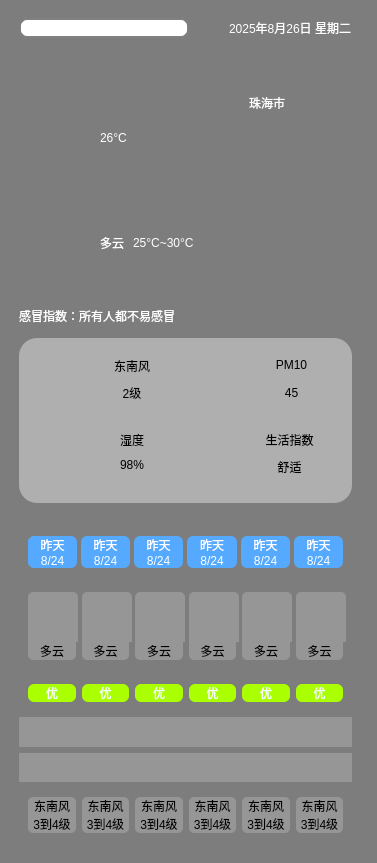
<?xml version="1.0" encoding="UTF-8"?>
<ui version="4.0">
 <class>Widget</class>
 <widget class="QWidget" name="Widget">
  <property name="geometry">
   <rect>
    <x>0</x>
    <y>0</y>
    <width>377</width>
    <height>863</height>
   </rect>
  </property>
  <property name="minimumSize">
   <size>
    <width>50</width>
    <height>50</height>
   </size>
  </property>
  <property name="maximumSize">
   <size>
    <width>1677215</width>
    <height>16777215</height>
   </size>
  </property>
  <property name="windowTitle">
   <string>Widget</string>
  </property>
  <property name="styleSheet">
   <string notr="true">background-color: rgb(125, 125, 125);</string>
  </property>
  <widget class="QWidget" name="">
   <property name="geometry">
    <rect>
     <x>10</x>
     <y>0</y>
     <width>351</width>
     <height>851</height>
    </rect>
   </property>
   <layout class="QVBoxLayout" name="verticalLayout_total" stretch="1,4,4,6">
    <item>
     <widget class="QWidget" name="widget01" native="true">
      <layout class="QVBoxLayout" name="verticalLayout_9">
       <item>
        <layout class="QHBoxLayout" name="horizontalLayout_8" stretch="6,1,4">
         <item>
          <widget class="QLineEdit" name="lineEdit">
           <property name="styleSheet">
            <string notr="true"> QLineEdit {
     border: 2px solid gray;
     border-radius: 8px;
     padding: 0 8px;
     background: white;
     selection-background-color: darkgray;
 }
</string>
           </property>
          </widget>
         </item>
         <item>
          <widget class="QLabel" name="labelSearch">
           <property name="minimumSize">
            <size>
             <width>0</width>
             <height>0</height>
            </size>
           </property>
           <property name="maximumSize">
            <size>
             <width>35</width>
             <height>35</height>
            </size>
           </property>
           <property name="text">
            <string/>
           </property>
           <property name="pixmap">
            <pixmap resource="weatherIcon/res_1.qrc">:/search.png</pixmap>
           </property>
           <property name="scaledContents">
            <bool>true</bool>
           </property>
          </widget>
         </item>
         <item>
          <widget class="QLabel" name="label">
           <property name="styleSheet">
            <string notr="true">color: rgb(255, 255, 255);
font: 9pt &quot;Consolas&quot;;</string>
           </property>
           <property name="text">
            <string>2025年8月26日 星期二</string>
           </property>
          </widget>
         </item>
        </layout>
       </item>
      </layout>
     </widget>
    </item>
    <item>
     <widget class="QWidget" name="widget02" native="true">
      <layout class="QHBoxLayout" name="horizontalLayout_7">
       <item>
        <layout class="QGridLayout" name="gridLayout">
         <item row="2" column="3" colspan="2">
          <widget class="QLabel" name="labelTemp">
           <property name="styleSheet">
            <string notr="true">color: rgb(255, 255, 255);</string>
           </property>
           <property name="text">
            <string>25°C~30°C</string>
           </property>
          </widget>
         </item>
         <item row="2" column="1" colspan="2">
          <widget class="QLabel" name="labelWeather">
           <property name="styleSheet">
            <string notr="true">color: rgb(255, 255, 255);</string>
           </property>
           <property name="text">
            <string>多云</string>
           </property>
          </widget>
         </item>
         <item row="0" column="1" rowspan="2" colspan="2">
          <widget class="QLabel" name="tempNum">
           <property name="styleSheet">
            <string notr="true">color: rgb(255, 255, 255);
font: 24pt &quot;Consolas&quot;;</string>
           </property>
           <property name="text">
            <string>26°C</string>
           </property>
          </widget>
         </item>
         <item row="0" column="5">
          <widget class="QLabel" name="labelCity">
           <property name="styleSheet">
            <string notr="true">color: rgb(255, 255, 255);</string>
           </property>
           <property name="text">
            <string>珠海市</string>
           </property>
          </widget>
         </item>
         <item row="2" column="5">
          <spacer name="horizontalSpacer">
           <property name="orientation">
            <enum>Qt::Orientation::Horizontal</enum>
           </property>
           <property name="sizeHint" stdset="0">
            <size>
             <width>40</width>
             <height>20</height>
            </size>
           </property>
          </spacer>
         </item>
         <item row="0" column="0" rowspan="3">
          <widget class="QLabel" name="weatherIcon">
           <property name="minimumSize">
            <size>
             <width>75</width>
             <height>75</height>
            </size>
           </property>
           <property name="maximumSize">
            <size>
             <width>75</width>
             <height>75</height>
            </size>
           </property>
           <property name="text">
            <string/>
           </property>
           <property name="pixmap">
            <pixmap resource="weatherIcon/res_1.qrc">:/cloudy.png</pixmap>
           </property>
           <property name="scaledContents">
            <bool>true</bool>
           </property>
          </widget>
         </item>
         <item row="0" column="4">
          <spacer name="horizontalSpacer_2">
           <property name="orientation">
            <enum>Qt::Orientation::Horizontal</enum>
           </property>
           <property name="sizeHint" stdset="0">
            <size>
             <width>40</width>
             <height>20</height>
            </size>
           </property>
          </spacer>
         </item>
        </layout>
       </item>
      </layout>
     </widget>
    </item>
    <item>
     <widget class="QWidget" name="widget03" native="true">
      <layout class="QVBoxLayout" name="verticalLayout" stretch="0">
       <item>
        <layout class="QVBoxLayout" name="verticalLayout_2" stretch="1,5">
         <item>
          <widget class="QLabel" name="labelCold">
           <property name="styleSheet">
            <string notr="true">color: rgb(255, 255, 255);</string>
           </property>
           <property name="text">
            <string>感冒指数：所有人都不易感冒</string>
           </property>
          </widget>
         </item>
         <item>
          <widget class="QWidget" name="widget0301" native="true">
           <property name="styleSheet">
            <string notr="true">
background-color: rgb(175, 175, 175);
border-radius : 18px</string>
           </property>
           <layout class="QVBoxLayout" name="verticalLayout_8">
            <item>
             <layout class="QVBoxLayout" name="verticalLayout_7">
              <property name="spacing">
               <number>0</number>
              </property>
              <item>
               <layout class="QHBoxLayout" name="horizontalLayout_5" stretch="1,1">
                <property name="spacing">
                 <number>0</number>
                </property>
                <item>
                 <layout class="QHBoxLayout" name="horizontalLayout">
                  <item>
                   <widget class="QLabel" name="labelWind">
                    <property name="minimumSize">
                     <size>
                      <width>50</width>
                      <height>50</height>
                     </size>
                    </property>
                    <property name="maximumSize">
                     <size>
                      <width>50</width>
                      <height>50</height>
                     </size>
                    </property>
                    <property name="text">
                     <string/>
                    </property>
                    <property name="pixmap">
                     <pixmap resource="weatherIcon/res_1.qrc">:/wind.png</pixmap>
                    </property>
                    <property name="scaledContents">
                     <bool>true</bool>
                    </property>
                   </widget>
                  </item>
                  <item>
                   <layout class="QVBoxLayout" name="verticalLayout_3">
                    <item>
                     <widget class="QLabel" name="windType">
                      <property name="text">
                       <string>东南风</string>
                      </property>
                      <property name="alignment">
                       <set>Qt::AlignmentFlag::AlignCenter</set>
                      </property>
                     </widget>
                    </item>
                    <item>
                     <widget class="QLabel" name="windLevel">
                      <property name="text">
                       <string>2级</string>
                      </property>
                      <property name="alignment">
                       <set>Qt::AlignmentFlag::AlignHCenter|Qt::AlignmentFlag::AlignTop</set>
                      </property>
                     </widget>
                    </item>
                   </layout>
                  </item>
                 </layout>
                </item>
                <item>
                 <layout class="QHBoxLayout" name="horizontalLayout_3" stretch="0,0">
                  <property name="spacing">
                   <number>4</number>
                  </property>
                  <item>
                   <widget class="QLabel" name="labelDust">
                    <property name="minimumSize">
                     <size>
                      <width>50</width>
                      <height>50</height>
                     </size>
                    </property>
                    <property name="maximumSize">
                     <size>
                      <width>50</width>
                      <height>50</height>
                     </size>
                    </property>
                    <property name="text">
                     <string/>
                    </property>
                    <property name="pixmap">
                     <pixmap resource="weatherIcon/res_1.qrc">:/dust.png</pixmap>
                    </property>
                    <property name="scaledContents">
                     <bool>true</bool>
                    </property>
                   </widget>
                  </item>
                  <item>
                   <layout class="QVBoxLayout" name="verticalLayout_5">
                    <item>
                     <widget class="QLabel" name="dust">
                      <property name="text">
                       <string>PM10</string>
                      </property>
                      <property name="alignment">
                       <set>Qt::AlignmentFlag::AlignCenter</set>
                      </property>
                     </widget>
                    </item>
                    <item>
                     <widget class="QLabel" name="dustLevel">
                      <property name="text">
                       <string>45</string>
                      </property>
                      <property name="alignment">
                       <set>Qt::AlignmentFlag::AlignHCenter|Qt::AlignmentFlag::AlignTop</set>
                      </property>
                     </widget>
                    </item>
                   </layout>
                  </item>
                 </layout>
                </item>
               </layout>
              </item>
              <item>
               <layout class="QHBoxLayout" name="horizontalLayout_6">
                <property name="spacing">
                 <number>0</number>
                </property>
                <item>
                 <layout class="QHBoxLayout" name="horizontalLayout_2">
                  <item>
                   <widget class="QLabel" name="labelWet">
                    <property name="minimumSize">
                     <size>
                      <width>50</width>
                      <height>50</height>
                     </size>
                    </property>
                    <property name="maximumSize">
                     <size>
                      <width>50</width>
                      <height>50</height>
                     </size>
                    </property>
                    <property name="text">
                     <string/>
                    </property>
                    <property name="pixmap">
                     <pixmap resource="weatherIcon/res_1.qrc">:/wet.png</pixmap>
                    </property>
                    <property name="scaledContents">
                     <bool>true</bool>
                    </property>
                   </widget>
                  </item>
                  <item>
                   <layout class="QVBoxLayout" name="verticalLayout_4">
                    <item>
                     <widget class="QLabel" name="Wet">
                      <property name="text">
                       <string>湿度</string>
                      </property>
                      <property name="alignment">
                       <set>Qt::AlignmentFlag::AlignCenter</set>
                      </property>
                     </widget>
                    </item>
                    <item>
                     <widget class="QLabel" name="WetLevel">
                      <property name="text">
                       <string>98%</string>
                      </property>
                      <property name="alignment">
                       <set>Qt::AlignmentFlag::AlignHCenter|Qt::AlignmentFlag::AlignTop</set>
                      </property>
                     </widget>
                    </item>
                   </layout>
                  </item>
                 </layout>
                </item>
                <item>
                 <layout class="QHBoxLayout" name="horizontalLayout_4">
                  <item>
                   <widget class="QLabel" name="labelLive">
                    <property name="minimumSize">
                     <size>
                      <width>50</width>
                      <height>50</height>
                     </size>
                    </property>
                    <property name="maximumSize">
                     <size>
                      <width>50</width>
                      <height>50</height>
                     </size>
                    </property>
                    <property name="text">
                     <string/>
                    </property>
                    <property name="pixmap">
                     <pixmap resource="weatherIcon/res_1.qrc">:/leafage.png</pixmap>
                    </property>
                    <property name="scaledContents">
                     <bool>true</bool>
                    </property>
                   </widget>
                  </item>
                  <item>
                   <layout class="QVBoxLayout" name="verticalLayout_6">
                    <item>
                     <widget class="QLabel" name="Live">
                      <property name="text">
                       <string>生活指数</string>
                      </property>
                      <property name="alignment">
                       <set>Qt::AlignmentFlag::AlignCenter</set>
                      </property>
                     </widget>
                    </item>
                    <item>
                     <widget class="QLabel" name="liveLevel">
                      <property name="text">
                       <string>舒适</string>
                      </property>
                      <property name="alignment">
                       <set>Qt::AlignmentFlag::AlignHCenter|Qt::AlignmentFlag::AlignTop</set>
                      </property>
                     </widget>
                    </item>
                   </layout>
                  </item>
                 </layout>
                </item>
               </layout>
              </item>
             </layout>
            </item>
           </layout>
          </widget>
         </item>
        </layout>
       </item>
      </layout>
     </widget>
    </item>
    <item>
     <widget class="QWidget" name="widget04" native="true">
      <layout class="QVBoxLayout" name="verticalLayout_11">
       <item>
        <layout class="QVBoxLayout" name="verticalLayout_10" stretch="1,1,1,3,3,1">
         <item>
          <widget class="QWidget" name="widget_date" native="true">
           <layout class="QGridLayout" name="gridLayout_2">
            <property name="horizontalSpacing">
             <number>4</number>
            </property>
            <property name="verticalSpacing">
             <number>0</number>
            </property>
            <item row="0" column="0">
             <widget class="QLabel" name="date_01">
              <property name="styleSheet">
               <string notr="true">color: rgb(255, 255, 255);
background-color: rgb(85, 170, 255);
border-radius : 6px;
border-bottom-left-radius : 0px;
border-bottom-right-radius : 0px;</string>
              </property>
              <property name="text">
               <string>昨天</string>
              </property>
              <property name="alignment">
               <set>Qt::AlignmentFlag::AlignCenter</set>
              </property>
             </widget>
            </item>
            <item row="0" column="1" rowspan="2">
             <widget class="QLabel" name="date_11">
              <property name="styleSheet">
               <string notr="true">color: rgb(255, 255, 255);
background-color: rgb(85, 170, 255);
border-radius : 6px;
border-bottom-left-radius : 0px;
border-bottom-right-radius : 0px;</string>
              </property>
              <property name="text">
               <string>昨天</string>
              </property>
              <property name="alignment">
               <set>Qt::AlignmentFlag::AlignCenter</set>
              </property>
             </widget>
            </item>
            <item row="0" column="2" rowspan="2">
             <widget class="QLabel" name="date_21">
              <property name="styleSheet">
               <string notr="true">color: rgb(255, 255, 255);
background-color: rgb(85, 170, 255);
border-radius : 6px;
border-bottom-left-radius : 0px;
border-bottom-right-radius : 0px;</string>
              </property>
              <property name="text">
               <string>昨天</string>
              </property>
              <property name="alignment">
               <set>Qt::AlignmentFlag::AlignCenter</set>
              </property>
             </widget>
            </item>
            <item row="0" column="3" rowspan="3">
             <widget class="QLabel" name="date_31">
              <property name="styleSheet">
               <string notr="true">color: rgb(255, 255, 255);
background-color: rgb(85, 170, 255);
border-radius : 6px;
border-bottom-left-radius : 0px;
border-bottom-right-radius : 0px;</string>
              </property>
              <property name="text">
               <string>昨天</string>
              </property>
              <property name="alignment">
               <set>Qt::AlignmentFlag::AlignCenter</set>
              </property>
             </widget>
            </item>
            <item row="0" column="4" rowspan="3">
             <widget class="QLabel" name="date_41">
              <property name="styleSheet">
               <string notr="true">color: rgb(255, 255, 255);
background-color: rgb(85, 170, 255);
border-radius : 6px;
border-bottom-left-radius : 0px;
border-bottom-right-radius : 0px;</string>
              </property>
              <property name="text">
               <string>昨天</string>
              </property>
              <property name="alignment">
               <set>Qt::AlignmentFlag::AlignCenter</set>
              </property>
             </widget>
            </item>
            <item row="0" column="5" rowspan="3">
             <widget class="QLabel" name="date_51">
              <property name="styleSheet">
               <string notr="true">color: rgb(255, 255, 255);
background-color: rgb(85, 170, 255);
border-radius : 6px;
border-bottom-left-radius : 0px;
border-bottom-right-radius : 0px;</string>
              </property>
              <property name="text">
               <string>昨天</string>
              </property>
              <property name="alignment">
               <set>Qt::AlignmentFlag::AlignCenter</set>
              </property>
             </widget>
            </item>
            <item row="1" column="0" rowspan="3">
             <widget class="QLabel" name="date_02">
              <property name="styleSheet">
               <string notr="true">color: rgb(255, 255, 255);
background-color: rgb(85, 170, 255);
border-radius : 6px;
border-top-left-radius : 0px;
border-top-right-radius : 0px;</string>
              </property>
              <property name="text">
               <string>8/24</string>
              </property>
              <property name="alignment">
               <set>Qt::AlignmentFlag::AlignCenter</set>
              </property>
             </widget>
            </item>
            <item row="2" column="1" rowspan="2">
             <widget class="QLabel" name="date_12">
              <property name="styleSheet">
               <string notr="true">color: rgb(255, 255, 255);
background-color: rgb(85, 170, 255);
border-radius : 6px;
border-top-left-radius : 0px;
border-top-right-radius : 0px;</string>
              </property>
              <property name="text">
               <string>8/24</string>
              </property>
              <property name="alignment">
               <set>Qt::AlignmentFlag::AlignCenter</set>
              </property>
             </widget>
            </item>
            <item row="2" column="2" rowspan="2">
             <widget class="QLabel" name="date_22">
              <property name="styleSheet">
               <string notr="true">color: rgb(255, 255, 255);
background-color: rgb(85, 170, 255);
border-radius : 6px;
border-top-left-radius : 0px;
border-top-right-radius : 0px;</string>
              </property>
              <property name="text">
               <string>8/24</string>
              </property>
              <property name="alignment">
               <set>Qt::AlignmentFlag::AlignCenter</set>
              </property>
             </widget>
            </item>
            <item row="3" column="3">
             <widget class="QLabel" name="date_32">
              <property name="styleSheet">
               <string notr="true">color: rgb(255, 255, 255);
background-color: rgb(85, 170, 255);
border-radius : 6px;
border-top-left-radius : 0px;
border-top-right-radius : 0px;</string>
              </property>
              <property name="text">
               <string>8/24</string>
              </property>
              <property name="alignment">
               <set>Qt::AlignmentFlag::AlignCenter</set>
              </property>
             </widget>
            </item>
            <item row="3" column="4">
             <widget class="QLabel" name="date_42">
              <property name="styleSheet">
               <string notr="true">color: rgb(255, 255, 255);
background-color: rgb(85, 170, 255);
border-radius : 6px;
border-top-left-radius : 0px;
border-top-right-radius : 0px;</string>
              </property>
              <property name="text">
               <string>8/24</string>
              </property>
              <property name="alignment">
               <set>Qt::AlignmentFlag::AlignCenter</set>
              </property>
             </widget>
            </item>
            <item row="3" column="5">
             <widget class="QLabel" name="date_52">
              <property name="styleSheet">
               <string notr="true">color: rgb(255, 255, 255);
background-color: rgb(85, 170, 255);
border-radius : 6px;
border-top-left-radius : 0px;
border-top-right-radius : 0px;</string>
              </property>
              <property name="text">
               <string>8/24</string>
              </property>
              <property name="alignment">
               <set>Qt::AlignmentFlag::AlignCenter</set>
              </property>
             </widget>
            </item>
           </layout>
          </widget>
         </item>
         <item>
          <widget class="QWidget" name="widget_weather" native="true">
           <layout class="QGridLayout" name="gridLayout_3">
            <property name="verticalSpacing">
             <number>0</number>
            </property>
            <item row="0" column="0">
             <widget class="QLabel" name="weatherIcon_0">
              <property name="minimumSize">
               <size>
                <width>50</width>
                <height>50</height>
               </size>
              </property>
              <property name="maximumSize">
               <size>
                <width>50</width>
                <height>50</height>
               </size>
              </property>
              <property name="styleSheet">
               <string notr="true">background-color: rgb(150, 150, 150);
border-top-left-radius : 5px;
border-top-right-radius : 5px;</string>
              </property>
              <property name="text">
               <string/>
              </property>
              <property name="pixmap">
               <pixmap resource="weatherIcon/res_1.qrc">:/cloudy.png</pixmap>
              </property>
              <property name="scaledContents">
               <bool>true</bool>
              </property>
             </widget>
            </item>
            <item row="0" column="1">
             <widget class="QLabel" name="weatherIcon_1">
              <property name="minimumSize">
               <size>
                <width>50</width>
                <height>50</height>
               </size>
              </property>
              <property name="maximumSize">
               <size>
                <width>50</width>
                <height>50</height>
               </size>
              </property>
              <property name="styleSheet">
               <string notr="true">background-color: rgb(150, 150, 150);
border-top-left-radius : 5px;
border-top-right-radius : 5px;</string>
              </property>
              <property name="text">
               <string/>
              </property>
              <property name="pixmap">
               <pixmap resource="weatherIcon/res_1.qrc">:/cloudy.png</pixmap>
              </property>
              <property name="scaledContents">
               <bool>true</bool>
              </property>
             </widget>
            </item>
            <item row="0" column="2">
             <widget class="QLabel" name="weatherIcon_2">
              <property name="minimumSize">
               <size>
                <width>50</width>
                <height>50</height>
               </size>
              </property>
              <property name="maximumSize">
               <size>
                <width>50</width>
                <height>50</height>
               </size>
              </property>
              <property name="styleSheet">
               <string notr="true">background-color: rgb(150, 150, 150);
border-top-left-radius : 5px;
border-top-right-radius : 5px;</string>
              </property>
              <property name="text">
               <string/>
              </property>
              <property name="pixmap">
               <pixmap resource="weatherIcon/res_1.qrc">:/cloudy.png</pixmap>
              </property>
              <property name="scaledContents">
               <bool>true</bool>
              </property>
             </widget>
            </item>
            <item row="0" column="3">
             <widget class="QLabel" name="weatherIcon_4">
              <property name="minimumSize">
               <size>
                <width>50</width>
                <height>50</height>
               </size>
              </property>
              <property name="maximumSize">
               <size>
                <width>50</width>
                <height>50</height>
               </size>
              </property>
              <property name="styleSheet">
               <string notr="true">background-color: rgb(150, 150, 150);
border-top-left-radius : 5px;
border-top-right-radius : 5px;</string>
              </property>
              <property name="text">
               <string/>
              </property>
              <property name="pixmap">
               <pixmap resource="weatherIcon/res_1.qrc">:/cloudy.png</pixmap>
              </property>
              <property name="scaledContents">
               <bool>true</bool>
              </property>
             </widget>
            </item>
            <item row="0" column="4">
             <widget class="QLabel" name="weatherIcon_3">
              <property name="minimumSize">
               <size>
                <width>50</width>
                <height>50</height>
               </size>
              </property>
              <property name="maximumSize">
               <size>
                <width>50</width>
                <height>50</height>
               </size>
              </property>
              <property name="styleSheet">
               <string notr="true">background-color: rgb(150, 150, 150);
border-top-left-radius : 5px;
border-top-right-radius : 5px;</string>
              </property>
              <property name="text">
               <string/>
              </property>
              <property name="pixmap">
               <pixmap resource="weatherIcon/res_1.qrc">:/cloudy.png</pixmap>
              </property>
              <property name="scaledContents">
               <bool>true</bool>
              </property>
             </widget>
            </item>
            <item row="0" column="5">
             <widget class="QLabel" name="weatherIcon_5">
              <property name="minimumSize">
               <size>
                <width>50</width>
                <height>50</height>
               </size>
              </property>
              <property name="maximumSize">
               <size>
                <width>50</width>
                <height>50</height>
               </size>
              </property>
              <property name="styleSheet">
               <string notr="true">background-color: rgb(150, 150, 150);
border-top-left-radius : 5px;
border-top-right-radius : 5px;</string>
              </property>
              <property name="text">
               <string/>
              </property>
              <property name="pixmap">
               <pixmap resource="weatherIcon/res_1.qrc">:/cloudy.png</pixmap>
              </property>
              <property name="scaledContents">
               <bool>true</bool>
              </property>
             </widget>
            </item>
            <item row="1" column="0">
             <widget class="QLabel" name="weather_0">
              <property name="styleSheet">
               <string notr="true">background-color: rgb(150, 150, 150);
border-bottom-left-radius : 5px;
border-bottom-right-radius : 5px;</string>
              </property>
              <property name="text">
               <string>多云</string>
              </property>
              <property name="alignment">
               <set>Qt::AlignmentFlag::AlignCenter</set>
              </property>
             </widget>
            </item>
            <item row="1" column="1">
             <widget class="QLabel" name="weather_1">
              <property name="styleSheet">
               <string notr="true">background-color: rgb(150, 150, 150);
border-bottom-left-radius : 5px;
border-bottom-right-radius : 5px;</string>
              </property>
              <property name="text">
               <string>多云</string>
              </property>
              <property name="alignment">
               <set>Qt::AlignmentFlag::AlignCenter</set>
              </property>
             </widget>
            </item>
            <item row="1" column="2">
             <widget class="QLabel" name="weather_2">
              <property name="styleSheet">
               <string notr="true">background-color: rgb(150, 150, 150);
border-bottom-left-radius : 5px;
border-bottom-right-radius : 5px;</string>
              </property>
              <property name="text">
               <string>多云</string>
              </property>
              <property name="alignment">
               <set>Qt::AlignmentFlag::AlignCenter</set>
              </property>
             </widget>
            </item>
            <item row="1" column="3">
             <widget class="QLabel" name="weather_3">
              <property name="styleSheet">
               <string notr="true">background-color: rgb(150, 150, 150);
border-bottom-left-radius : 5px;
border-bottom-right-radius : 5px;</string>
              </property>
              <property name="text">
               <string>多云</string>
              </property>
              <property name="alignment">
               <set>Qt::AlignmentFlag::AlignCenter</set>
              </property>
             </widget>
            </item>
            <item row="1" column="4">
             <widget class="QLabel" name="weather_4">
              <property name="styleSheet">
               <string notr="true">background-color: rgb(150, 150, 150);
border-bottom-left-radius : 5px;
border-bottom-right-radius : 5px;</string>
              </property>
              <property name="text">
               <string>多云</string>
              </property>
              <property name="alignment">
               <set>Qt::AlignmentFlag::AlignCenter</set>
              </property>
             </widget>
            </item>
            <item row="1" column="5">
             <widget class="QLabel" name="weather_5">
              <property name="styleSheet">
               <string notr="true">background-color: rgb(150, 150, 150);
border-bottom-left-radius : 5px;
border-bottom-right-radius : 5px;</string>
              </property>
              <property name="text">
               <string>多云</string>
              </property>
              <property name="alignment">
               <set>Qt::AlignmentFlag::AlignCenter</set>
              </property>
             </widget>
            </item>
           </layout>
          </widget>
         </item>
         <item>
          <widget class="QWidget" name="widget_air" native="true">
           <layout class="QHBoxLayout" name="horizontalLayout_9">
            <item>
             <widget class="QLabel" name="air_0">
              <property name="styleSheet">
               <string notr="true">color: rgb(255, 255, 255);
background-color: rgb(170, 255, 0);
border-radius : 6px</string>
              </property>
              <property name="text">
               <string>优</string>
              </property>
              <property name="alignment">
               <set>Qt::AlignmentFlag::AlignCenter</set>
              </property>
             </widget>
            </item>
            <item>
             <widget class="QLabel" name="air_1">
              <property name="styleSheet">
               <string notr="true">color: rgb(255, 255, 255);
background-color: rgb(170, 255, 0);
border-radius : 6px</string>
              </property>
              <property name="text">
               <string>优</string>
              </property>
              <property name="alignment">
               <set>Qt::AlignmentFlag::AlignCenter</set>
              </property>
             </widget>
            </item>
            <item>
             <widget class="QLabel" name="air_2">
              <property name="styleSheet">
               <string notr="true">color: rgb(255, 255, 255);
background-color: rgb(170, 255, 0);
border-radius : 6px</string>
              </property>
              <property name="text">
               <string>优</string>
              </property>
              <property name="alignment">
               <set>Qt::AlignmentFlag::AlignCenter</set>
              </property>
             </widget>
            </item>
            <item>
             <widget class="QLabel" name="air_3">
              <property name="styleSheet">
               <string notr="true">color: rgb(255, 255, 255);
background-color: rgb(170, 255, 0);
border-radius : 6px</string>
              </property>
              <property name="text">
               <string>优</string>
              </property>
              <property name="alignment">
               <set>Qt::AlignmentFlag::AlignCenter</set>
              </property>
             </widget>
            </item>
            <item>
             <widget class="QLabel" name="air_4">
              <property name="styleSheet">
               <string notr="true">color: rgb(255, 255, 255);
background-color: rgb(170, 255, 0);
border-radius : 6px</string>
              </property>
              <property name="text">
               <string>优</string>
              </property>
              <property name="alignment">
               <set>Qt::AlignmentFlag::AlignCenter</set>
              </property>
             </widget>
            </item>
            <item>
             <widget class="QLabel" name="air_5">
              <property name="styleSheet">
               <string notr="true">color: rgb(255, 255, 255);
background-color: rgb(170, 255, 0);
border-radius : 6px</string>
              </property>
              <property name="text">
               <string>优</string>
              </property>
              <property name="alignment">
               <set>Qt::AlignmentFlag::AlignCenter</set>
              </property>
             </widget>
            </item>
           </layout>
          </widget>
         </item>
         <item>
          <widget class="QWidget" name="widget_temp0" native="true">
           <property name="styleSheet">
            <string notr="true">background-color: rgb(150, 150, 150);</string>
           </property>
          </widget>
         </item>
         <item>
          <widget class="QWidget" name="widget_temp1" native="true">
           <property name="styleSheet">
            <string notr="true">background-color: rgb(150, 150, 150);</string>
           </property>
          </widget>
         </item>
         <item>
          <widget class="QWidget" name="widget_wind" native="true">
           <layout class="QGridLayout" name="gridLayout_4">
            <property name="verticalSpacing">
             <number>0</number>
            </property>
            <item row="0" column="0">
             <widget class="QLabel" name="windType_0">
              <property name="styleSheet">
               <string notr="true">background-color: rgb(150, 150, 150);
border-top-left-radius : 5px;
border-top-right-radius : 5px;</string>
              </property>
              <property name="text">
               <string>东南风</string>
              </property>
              <property name="scaledContents">
               <bool>true</bool>
              </property>
              <property name="alignment">
               <set>Qt::AlignmentFlag::AlignCenter</set>
              </property>
             </widget>
            </item>
            <item row="0" column="1">
             <widget class="QLabel" name="windType_1">
              <property name="styleSheet">
               <string notr="true">background-color: rgb(150, 150, 150);
border-top-left-radius : 5px;
border-top-right-radius : 5px;</string>
              </property>
              <property name="text">
               <string>东南风</string>
              </property>
              <property name="scaledContents">
               <bool>true</bool>
              </property>
              <property name="alignment">
               <set>Qt::AlignmentFlag::AlignCenter</set>
              </property>
             </widget>
            </item>
            <item row="0" column="2">
             <widget class="QLabel" name="windType_2">
              <property name="styleSheet">
               <string notr="true">background-color: rgb(150, 150, 150);
border-top-left-radius : 5px;
border-top-right-radius : 5px;</string>
              </property>
              <property name="text">
               <string>东南风</string>
              </property>
              <property name="scaledContents">
               <bool>true</bool>
              </property>
              <property name="alignment">
               <set>Qt::AlignmentFlag::AlignCenter</set>
              </property>
             </widget>
            </item>
            <item row="0" column="3">
             <widget class="QLabel" name="windType_3">
              <property name="styleSheet">
               <string notr="true">background-color: rgb(150, 150, 150);
border-top-left-radius : 5px;
border-top-right-radius : 5px;</string>
              </property>
              <property name="text">
               <string>东南风</string>
              </property>
              <property name="scaledContents">
               <bool>true</bool>
              </property>
              <property name="alignment">
               <set>Qt::AlignmentFlag::AlignCenter</set>
              </property>
             </widget>
            </item>
            <item row="0" column="4">
             <widget class="QLabel" name="windType_4">
              <property name="styleSheet">
               <string notr="true">background-color: rgb(150, 150, 150);
border-top-left-radius : 5px;
border-top-right-radius : 5px;</string>
              </property>
              <property name="text">
               <string>东南风</string>
              </property>
              <property name="scaledContents">
               <bool>true</bool>
              </property>
              <property name="alignment">
               <set>Qt::AlignmentFlag::AlignCenter</set>
              </property>
             </widget>
            </item>
            <item row="0" column="5">
             <widget class="QLabel" name="windType_5">
              <property name="styleSheet">
               <string notr="true">background-color: rgb(150, 150, 150);
border-top-left-radius : 5px;
border-top-right-radius : 5px;</string>
              </property>
              <property name="text">
               <string>东南风</string>
              </property>
              <property name="scaledContents">
               <bool>true</bool>
              </property>
              <property name="alignment">
               <set>Qt::AlignmentFlag::AlignCenter</set>
              </property>
             </widget>
            </item>
            <item row="1" column="0">
             <widget class="QLabel" name="wind_0">
              <property name="styleSheet">
               <string notr="true">background-color: rgb(150, 150, 150);
border-bottom-left-radius : 5px;
border-bottom-right-radius : 5px;</string>
              </property>
              <property name="text">
               <string>3到4级</string>
              </property>
              <property name="alignment">
               <set>Qt::AlignmentFlag::AlignCenter</set>
              </property>
             </widget>
            </item>
            <item row="1" column="1">
             <widget class="QLabel" name="wind_1">
              <property name="styleSheet">
               <string notr="true">background-color: rgb(150, 150, 150);
border-bottom-left-radius : 5px;
border-bottom-right-radius : 5px;</string>
              </property>
              <property name="text">
               <string>3到4级</string>
              </property>
              <property name="alignment">
               <set>Qt::AlignmentFlag::AlignCenter</set>
              </property>
             </widget>
            </item>
            <item row="1" column="2">
             <widget class="QLabel" name="wind_2">
              <property name="styleSheet">
               <string notr="true">background-color: rgb(150, 150, 150);
border-bottom-left-radius : 5px;
border-bottom-right-radius : 5px;</string>
              </property>
              <property name="text">
               <string>3到4级</string>
              </property>
              <property name="alignment">
               <set>Qt::AlignmentFlag::AlignCenter</set>
              </property>
             </widget>
            </item>
            <item row="1" column="3">
             <widget class="QLabel" name="wind_3">
              <property name="styleSheet">
               <string notr="true">background-color: rgb(150, 150, 150);
border-bottom-left-radius : 5px;
border-bottom-right-radius : 5px;</string>
              </property>
              <property name="text">
               <string>3到4级</string>
              </property>
              <property name="alignment">
               <set>Qt::AlignmentFlag::AlignCenter</set>
              </property>
             </widget>
            </item>
            <item row="1" column="4">
             <widget class="QLabel" name="wind_4">
              <property name="styleSheet">
               <string notr="true">background-color: rgb(150, 150, 150);
border-bottom-left-radius : 5px;
border-bottom-right-radius : 5px;</string>
              </property>
              <property name="text">
               <string>3到4级</string>
              </property>
              <property name="alignment">
               <set>Qt::AlignmentFlag::AlignCenter</set>
              </property>
             </widget>
            </item>
            <item row="1" column="5">
             <widget class="QLabel" name="wind_5">
              <property name="styleSheet">
               <string notr="true">background-color: rgb(150, 150, 150);
border-bottom-left-radius : 5px;
border-bottom-right-radius : 5px;</string>
              </property>
              <property name="text">
               <string>3到4级</string>
              </property>
              <property name="alignment">
               <set>Qt::AlignmentFlag::AlignCenter</set>
              </property>
             </widget>
            </item>
           </layout>
          </widget>
         </item>
        </layout>
       </item>
      </layout>
     </widget>
    </item>
   </layout>
  </widget>
 </widget>
 <resources>
  <include location="weatherIcon/res_1.qrc"/>
  <include location="weatherIcon/res_1.qrc"/>
 </resources>
 <connections/>
</ui>
